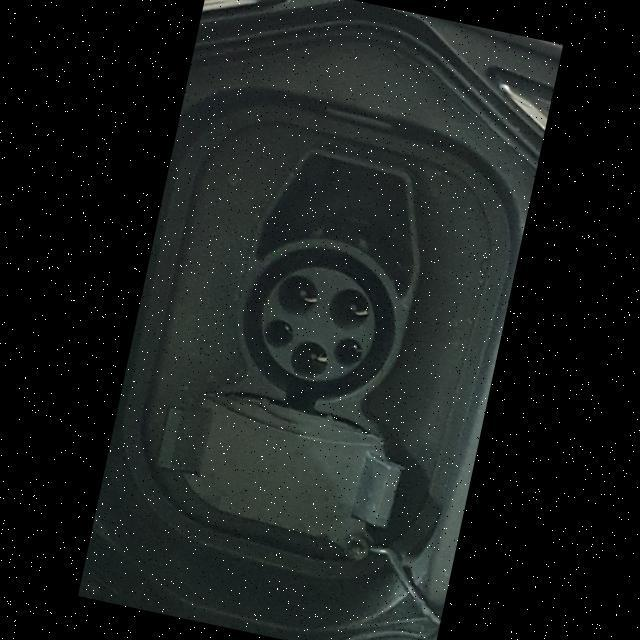
#> input picture Hiwonder_Version/RPi/test.jpg, 640 x 640 px
$ python crosshair.py
#> lines starting #> are read from the running program, lines starting #| are printed output that depends on the picture
#> further down, img is the input picture: shape (640, 640, 3); mean B, G, R 28.3, 29.7, 25.4
import cv2
import numpy as np
from typing import Tuple, Optional, Union

Coord = Union[Tuple[int,int], Tuple[float,float]]

def draw_crosshair_cv(
    img: np.ndarray,
    center: Optional[Coord] = None,
    color: Tuple[int,int,int] = (255, 0, 0),
    size: int = 20,
    thickness: int = 2,
    relative: bool = False,
    return_img: bool = True
) -> np.ndarray:
    """
    Draws a crosshair on an OpenCV image (numpy BGR array).

    - img: input image as numpy array (BGR). Will not be modified unless you reassign the return.
    - center: (x, y). If None, default is image center.
              If relative=True, provide floats in [0,1] meaning fraction of width/height.
    - color: BGR tuple (default green).
    - size: half-length of each crosshair arm in pixels.
    - thickness: line thickness.
    - relative: whether center is relative (fractions) or absolute (pixels).
    - return_img: whether to return the modified image.

    Returns the modified image (copy).
    """
#> called with color = (255, 0, 0), size = 20, thickness = 2, relative = False, return_img = True
    if img is None:
        raise ValueError("img must be a numpy array (loaded with cv2.imread or created).")
    h, w = img.shape[:2]
#> h = 640; w = 640
    out = img.copy()

    if center is None:
        cx, cy = w // 2, h // 2
#> cx = 320; cy = 320
    else:
        cx, cy = center
        if relative:
            # allow floats in [0,1]
            cx = int(round(cx * w))
            cy = int(round(cy * h))
        else:
            cx = int(round(cx))
            cy = int(round(cy))

    # horizontal line
    x1, x2 = max(0, cx - size), min(w - 1, cx + size)
#> x1 = 300; x2 = 340
    cv2.line(out, (x1, cy), (x2, cy), color, thickness, lineType=cv2.LINE_AA)

    # vertical line
    y1, y2 = max(0, cy - size), min(h - 1, cy + size)
#> y1 = 300; y2 = 340
    cv2.line(out, (cx, y1), (cx, y2), color, thickness, lineType=cv2.LINE_AA)
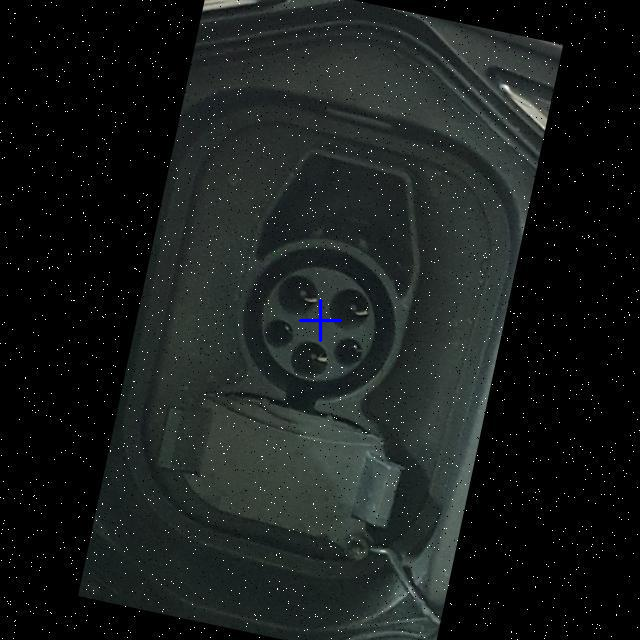
#> out: shape (640, 640, 3); mean B, G, R 28.5, 29.7, 25.4

    # optional small center dot for precision (thin filled circle)
    cv2.circle(out, (cx, cy), max(1, thickness), color, -1, lineType=cv2.LINE_AA)

    if return_img:
        return out

img = cv2.imread("test.jpg")                     # BGR
out = draw_crosshair_cv(img, center=None)         # center
cv2.imwrite("updated.jpg", out)
